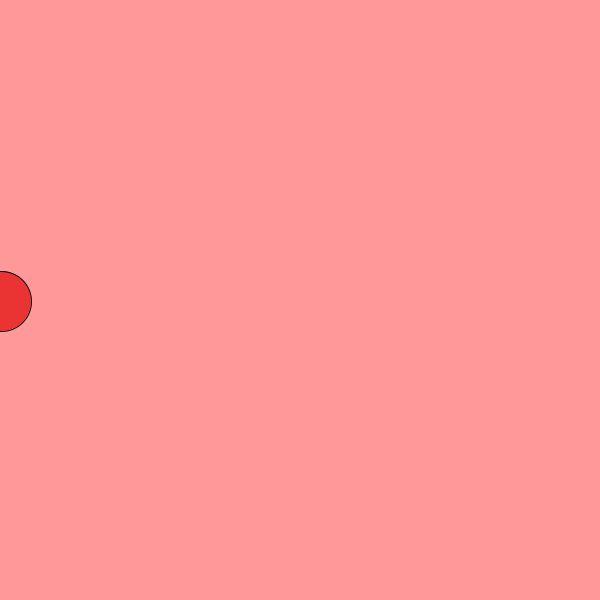
Frame 1 (no input)
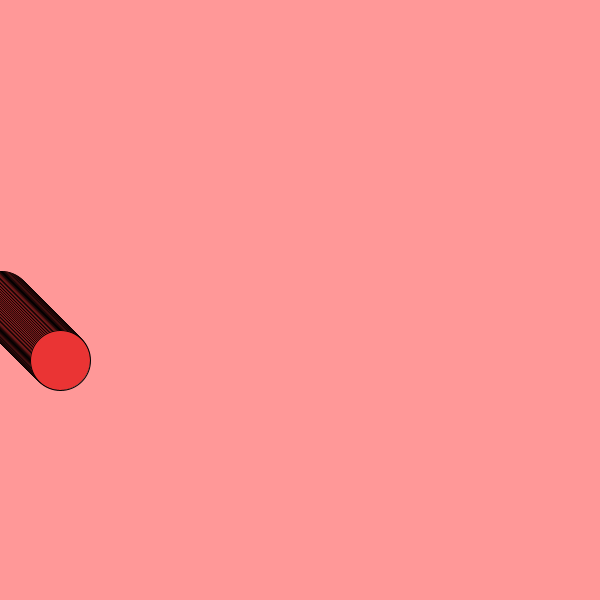
Frame 60 (the mouse pressed at the canvas centre just before this capture)
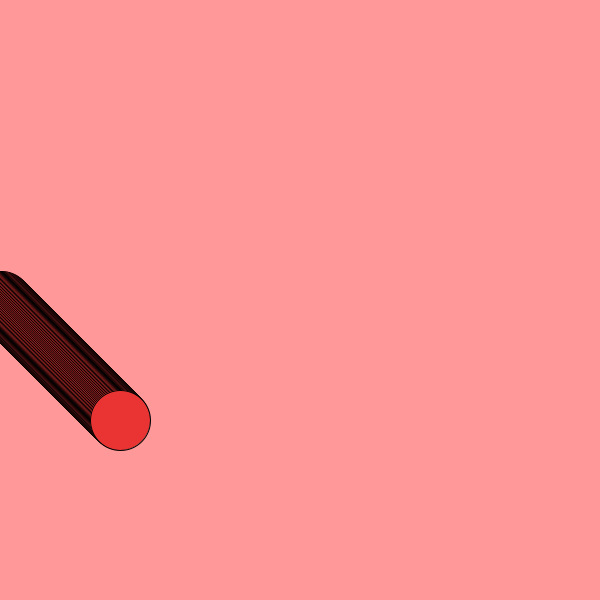
Frame 120 (the mouse held since frame 60 and released just before this capture)

The Processing sketch that drew these frames (run headless with seeded random() and noise(); from frame 60 on, the mouse is pressed at the canvas centre):

// Processing sketch: processing_43136
// ── processing_43136.pde

int x;
int directionx;
int y; 
int directiony;

void setup(){
  size(600,600);
  smooth();
  background(255,152,152);
  x = 0;
  y = 300; 
  directionx = 1;
  directiony = 1;
  
}
void draw () {
  x += directionx;
  y += directiony;
  fill(234,52,52);
  ellipse(x,y,60,60);
if(y>1){
  directionx = 1;
  directiony = 1;}
  
if(x>300){
  directionx = 1;
  directiony = -1;}
  
if(y<300){
  directionx = -1;
  directiony = -1;}
  
if(x<305){
  directionx = 1;
  directiony = 1;}
}
